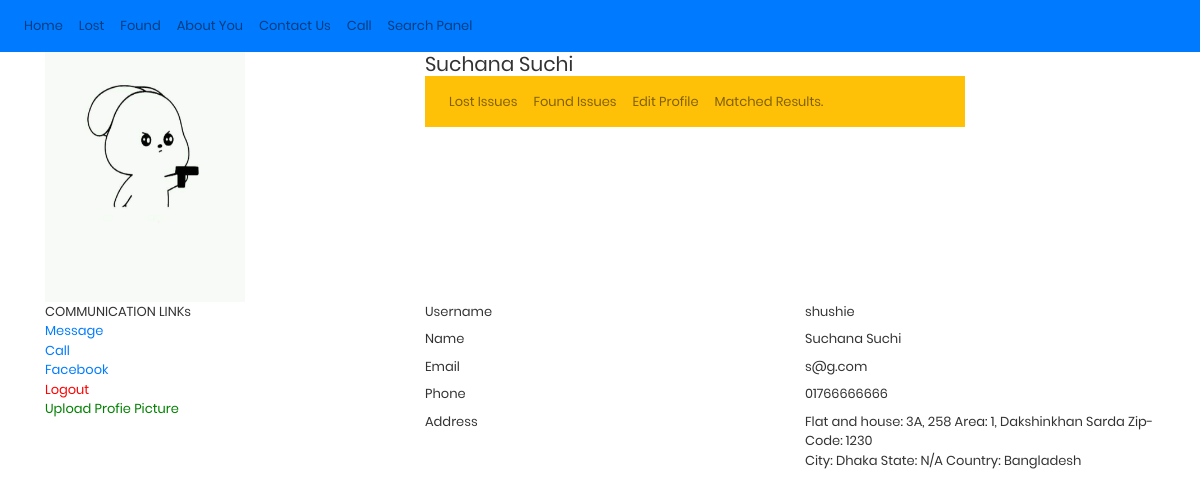
Screenshot of /issues/profile.php (signed in) with the database file from the repository.
### tables this page shows
CREATE TABLE `user` (
  `id` int(11) NOT NULL,
  `firstname` varchar(50) NOT NULL,
  `lastname` varchar(50) NOT NULL,
  `username` varchar(20) NOT NULL,
  `email` varchar(100) NOT NULL,
  `password` varchar(255) NOT NULL,
  `phone` varchar(15) NOT NULL DEFAULT 'n/a',
  `house` varchar(15) NOT NULL DEFAULT 'n/a',
  `street` varchar(20) NOT NULL DEFAULT 'n/a',
  `zip` varchar(10) NOT NULL DEFAULT 'n/a',
  `city` varchar(50) NOT NULL DEFAULT 'n/a',
  `state` varchar(50) NOT NULL DEFAULT 'n/a',
  `country` varchar(100) NOT NULL DEFAULT 'n/a',
  `gender` varchar(20) NOT NULL DEFAULT 'n/a',
  `profile` varchar(255) NOT NULL DEFAULT 'n/a'
);

### issues/profile.php (the view, shortened to what this page needs)
<?php
       require("../header/header.php");
       require_once("../connection.php");
       $username=$_SESSION['username'];
       $firstname='';
       $lastname='';
       $email='';
       $house='';
       $street='';
       $zip='';
       $city='';
       $state='';
       $country='';
       $phone='';
       $getquery=mysqli_query($conn, "SELECT * FROM user WHERE username = '$username'");
       while($rows=mysqli_fetch_assoc($getquery))
       {
       $username=$rows['username'];
       $firstname=$rows['firstname'];
       $lastname=$rows['lastname'];
       $email=$rows['email'];
       $house=$rows['house'];
       $street=$rows['street'];
       $zip=$rows['zip'];
       $city=$rows['city'];
       $state=$rows['state'];
       $country=$rows['country'];
       $phone=$rows['phone'];
       }
?>
<!DOCTYPE html>
<html lang="en" dir="ltr">
  <head>
    <link href="//maxcdn.bootstrapcdn.com/bootstrap/4.1.1/css/bootstrap.min.css" rel="stylesheet" id="bootstrap-css">
    <link rel="stylesheet" href="../temp_fonts/material-design-iconic-font/css/material-design-iconic-font.min.css">
    <link rel="stylesheet" href="../temp_css/style.css">
  </head>
  <body>
    <div class="container emp-profile">
                <form method="POST">
                    <div class="row">
                        <div class="col-md-4">
                            <div class="profile-img">
                              <?php
                                require_once("../connection.php");
                                $id=$_SESSION['id'];
                                $image_query=mysqli_query($conn, "select profile from user where id=$id");
                                while($rows = mysqli_fetch_array($image_query))
                {
                    $img_name = $rows['profile'];
                              ?>
                              <img src="profile_images/<?php echo $img_name; ?>" class="img-responsive" height="250" width="200" /><br />
                            </div>
                            <?php
            }
        ?>
                        </div>
                        <div class="col-md-6">
                            <div class="profile-head">
                                        <h5>
                                            <?php echo $firstname. " " .$lastname; ?>
                                        </h5>
                                        <nav class="navbar navbar-expand-sm   navbar-light bg-warning">
                                            <div class="collapse navbar-collapse" id="navbarTogglerDemo03">
                                              <ul class="navbar-nav mr-auto mt-2 mt-lg-0">
                                                <li class="nav-item">
                                                  <a class="nav-link" href="lost_list.php">Lost Issues <span class="sr-only">(current)</span></a>
                                                </li>
                                                <li class="nav-item">
                                                  <a class="nav-link" href="found_list.php">Found Issues</a>
                                                </li>
                                                <li class="nav-item">
                                                  <a class="nav-link" href="editprofile.html">Edit Profile</a>
                                                </li>
                                                <li class="nav-item">
                                                  <a class="nav-link" href="#">Matched Results.</a>
                                                </li>
                                              </ul>
                                            </div>
                                          </nav>
                            </div>
                        </div>
                    </div>
                    <div class="row">
                        <div class="col-md-4">
                            <div class="profile-work">
                                <p>COMMUNICATION LINKs</p>
                                <a href="chats.php">Message</a><br/>
                                <a href="">Call</a><br/>
                                <a href="#">Facebook</a><br/>
                                <a href="logout.php"><span style="color:red">Logout<span></a><br>
                                <a href="uploaduserpic.php"><span style="color:green">Upload Profie Picture<span></a>
                            </div>
                        </div>
                        <div class="col-md-8">
                            <div class="tab-content profile-tab" id="myTabContent">
                                <div class="tab-pane fade show active" id="home" role="tabpanel" aria-labelledby="home-tab">
                                            <div class="row">
                                                <div class="col-md-6">
                                                    <label>Username</label>
                                                </div>
                                                <div class="col-md-6">
                                                    <p><?php echo $username; ?></p>
                                                </div>
                                            </div>
                                            <div class="row">
                                                <div class="col-md-6">
                                                    <label>Name</label>
                                                </div>
                                                <div class="col-md-6">
                                                    <p><?php echo $firstname. " " .$lastname; ?></p>
                                                </div>
                                            </div>
                                            <div class="row">
                                                <div class="col-md-6">
                                                    <label>Email</label>
                                                </div>
                                                <div class="col-md-6">
                                                    <p><?php echo $email; ?></p>
                                                </div>
                                            </div>
                                            <div class="row">
                                                <div class="col-md-6">
                                                    <label>Phone</label>
                                                </div>
                                                <div class="col-md-6">
                                                    <p><?php echo $phone; ?></p>
                                                </div>
                                            </div>
                                            <div class="row">
                                                <div class="col-md-6">
                                                    <label>Address</label>
                                                </div>
                                                <div class="col-md-6">
                                                    <p><?php echo "Flat and house: " . $house . "     Area: " . $street . "     Zip-Code: " . $zip . "<br>" . "  City: " .
                                                    $city. "     State: " . $state . "     Country: " . $country; ?></p>
                                                </div>
                                            </div>
                                </div>
                            </div>
                        </div>
                    </div>
                </form>
            </div>
  </body>
</html>

### style.css (style rules this page uses)
form { width: 50%; margin: 20px auto; }
form div { margin-top: 5px; }
img { float: left; margin: 5px; width: 300px; height: 140px; }

### temp_css/style.css (style rules this page uses)
* { -webkit-box-sizing: border-box; -moz-box-sizing: border-box; box-sizing: border-box; }
body { font-family: "Poppins-Regular"; color: #333; font-size: 13px; margin: 0; }
p, h1, h2, h3, h4, h5, h6, ul { margin: 0; }
img { max-width: 100%; }
ul { padding-left: 0; margin-bottom: 0; }

### rows the page displays
user: profile (picture), firstname "Suchana", lastname "Suchi", username "shushie", email "s@g.com", phone "01766666666", house "3A, 258", street "1, Dakshinkhan Sarda", zip "1230", city "Dhaka", state "N/A", country "Bangladesh"
